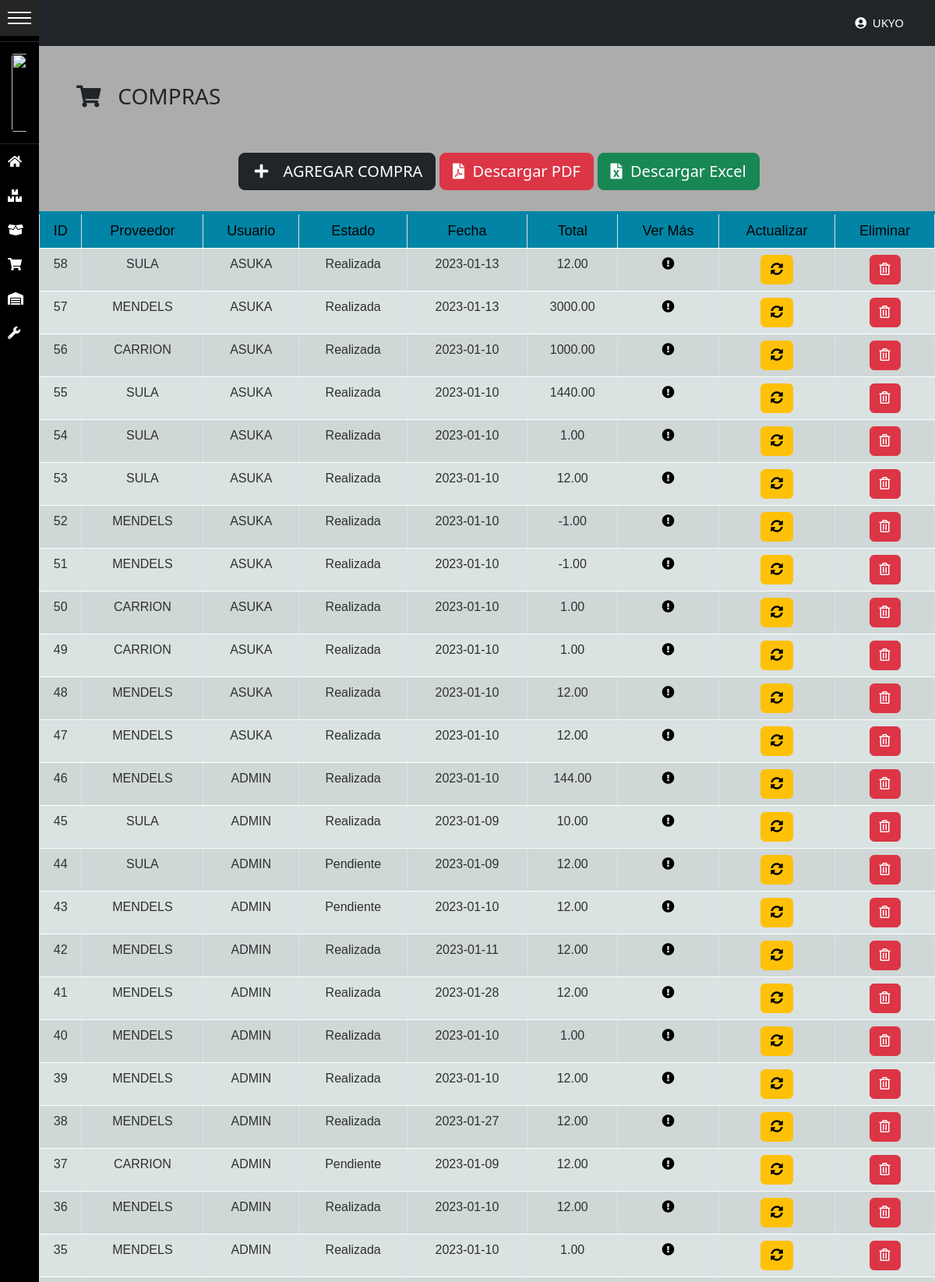
Page /compras/ (signed in, upper part) on the committed database.
### tables this page shows
CREATE TABLE IF NOT EXISTS `compras` (
  `id_compra` int(11) NOT NULL AUTO_INCREMENT,
  `id_proveedor` int(11) NOT NULL,
  `id_usuario` int(11) NOT NULL,
  `estado_compra` enum('Realizada','Pendiente','Anulada') NOT NULL,
  `fech_compra` date NOT NULL,
  `total_compra` decimal(10,2) NOT NULL,
  PRIMARY KEY (`id_compra`),
  KEY `FK_compra_proveedor_idx` (`id_proveedor`),
  KEY `FK_compra_usu_idx` (`id_usuario`),
  CONSTRAINT `FK_compras_Proveedores` FOREIGN KEY (`id_proveedor`) REFERENCES `proveedores` (`id_proveedor`),
  CONSTRAINT `FK_compras_usuarios` FOREIGN KEY (`id_usuario`) REFERENCES `usuarios` (`id_usuario`)
);

CREATE TABLE IF NOT EXISTS `proveedores` (
  `id_proveedor` int(11) NOT NULL AUTO_INCREMENT,
  `nom_proveedor` varchar(45) NOT NULL,
  `rtn_proveedor` varchar(50) NOT NULL,
  `tel_proveedor` varchar(50) NOT NULL,
  `correo_proveedor` varchar(45) NOT NULL,
  `dir_proveedor` varchar(255) NOT NULL,
  PRIMARY KEY (`id_proveedor`) USING BTREE
);

CREATE TABLE IF NOT EXISTS `usuarios` (
  `id_usuario` int(11) NOT NULL AUTO_INCREMENT,
  `usuario` varchar(50) NOT NULL,
  `nombre_usuario` varchar(100) NOT NULL,
  `estado_usuario` enum('Activo','Inactivo','Bloqueado') NOT NULL,
  `contrasena` varchar(100) NOT NULL,
  `id_rol` int(11) DEFAULT NULL,
  `fecha_ultima_conexion` datetime DEFAULT NULL,
  `correo_electronico` varchar(50) NOT NULL,
  `foto_usuario` varchar(400) DEFAULT NULL,
  `creado_por` varchar(30) NOT NULL,
  `fecha_creacion` datetime NOT NULL,
  `modificado_por` varchar(30) DEFAULT NULL,
  `fecha_modificacion` datetime DEFAULT NULL,
  PRIMARY KEY (`id_usuario`),
  KEY `FK_usuarios_roles` (`id_rol`),
  CONSTRAINT `FK_usuarios_roles` FOREIGN KEY (`id_rol`) REFERENCES `roles` (`id_rol`) ON DELETE NO ACTION ON UPDATE NO ACTION
);

### controladores/vistasControlador.php (called while the page is built, shortened)
<?php
	class vistasControlador extends vistasModelo{
		public function obtener_plantilla_controlador(){
			return require_once "./vistas/plantilla.php";
		}
	}

### index.php (called while the page is built, shortened)
<?php
	require_once "./controladores/vistasControlador.php";
	$plantilla = new vistasControlador();
	$plantilla->obtener_plantilla_controlador();

### config/conexion.php (called while the page is built, shortened)
<?php
class ConexionBD{
    protected $manejador = "mysql";
    private static $servidor = "localhost";
    private static $usuario = "root";
    private static $pass = "";
    protected $db_name = "sistema_inventario";
    protected function getConexion(){
        try{
            $parametros=array(PDO::ATTR_PERSISTENT=>true,PDO::MYSQL_ATTR_INIT_COMMAND=>"SET NAMES utf8");
            $this->conexion=new PDO($this->manejador.":host=".self::$servidor.";dbname=".$this->db_name,self::$usuario,self::$pass,$parametros);
            return $this->conexion;
        }
        catch(PDOException $e){
            echo 'Error en la conexion a la BD :'.$e->getMessage();
        }
    }
}

### modelos/DatosTablas/obtenerDatosCompras.php (called while the page is built, shortened)
<?php
if(isset($peticion)){
    require_once("../config/conexion.php");
}else{
    require_once("./config/conexion.php");
}
class obtenerDatosCompras extends ConexionBD{
    public function datosCompras(){
        $sql="SELECT c.id_compra, p.nom_proveedor, u.usuario,c.estado_compra, c.fech_compra, c.total_compra
        FROM compras c
        inner join proveedores p on p.id_proveedor=c.id_proveedor
        inner join usuarios u on u.id_usuario=c.id_usuario
        order by c.id_compra desc";
        $resultado=$this->conexion->query($sql) or die ($sql);
        return $resultado;
    }
}

### vistas/contenidos/compras-view.php (the view, shortened to what this page needs)
<?php
include("./modelos/DatosTablas/obtenerDatosCompras.php");
?>
<h3 style="padding:3rem;"><i class="fas fa-shopping-cart"></i> &nbsp; COMPRAS </h3>
<div class="botones-proveedores">
    <a href="<?php echo SERVERURL?>nuevacompra/"><div class="btn btn-dark btn-lg"><i class="fas fa-plus fa-fw"></i> &nbsp; AGREGAR COMPRA</div></a>
	<button type="submit" class="btn btn-danger mx-auto btn-lg"><i class="fas fa-file-pdf"></i> &nbsp;Descargar PDF</button>
    <button type="submit" class="btn btn-success mx-auto btn-lg"><i class="fas fa-file-excel"></i> &nbsp;Descargar Excel</button>
</div>
<br>
<div class="table-responsive">
    <table id="datos-usuario" class="table table-bordered table-striped text-center">
        <thead>
            <tr>
                <th>ID</th>
                <th>Proveedor</th>
                <th>Usuario</th>
                <th>Estado</th>
                <th>Fecha</th>
                <th>Total</th>
                <th>Ver Más</th>
                <th>Actualizar</th>
                <th>Eliminar</th>
            </tr>
        </thead>
        <tbody>
			<?php
                $datos=new obtenerDatosCompras();
                $resultado=$datos->datosCompras();
                foreach ($resultado as $fila){
            ?>
            <tr>
                <td><?php echo $fila['id_compra']; ?></td>
                <td><?php echo $fila['nom_proveedor']; ?></td>
                <td><?php echo $fila['usuario']; ?></td>
                <td><?php echo $fila['estado_compra']; ?></td>
                <td><?php echo $fila['fech_compra']; ?></td>
                <td><?php echo $fila['total_compra']; ?></td>
                <td><a href="<?php echo SERVERURL; ?>detallecompras/<?php echo $fila['id_compra']?>">
                <i class="fas fa-exclamation-circle" style="color:black; justify-items:center;"></i></a></td>
                <td><button class="btn btn-warning" data-bs-toggle="modal" data-bs-target="#ModalAct<?php echo $fila['id_compra'];?>">
					<i class="fas fa-sync-alt"></i>
                </button></td>
                <td>
                <button type="submit" class="btn btn-danger">
						<i class="far fa-trash-alt"></i>
					</button></td>
                </tr>
            <?php
                    }
            ?>
        </tbody>
    </table>
</div>

### vistas/css/estilos-login.css (style rules this page uses)
body { background-image: url('https://www.google.com/url?sa=i&url=https%3A%2F%2Fwww.wallpaperbetter.com%2Fes%2Fhd-wallpaper-abmce&psig=AOvVaw3Fui4GwbWTbyM78mKEoObn&ust=1672596080191000&source=images&cd=vfe&ved=0CBAQjRxqFwoTCOjL5oy4pPwCFQAAAAAdAAAAABAD'); background-color: #cccccc; }

### vistas/css/estilos-vistas.css (style rules this page uses)
.botones-proveedores { padding-left: 16rem; }
#datos-usuario { font-family: "Lucida Sans Unicode", "Lucida Grande", Sans-Serif; font-size: 16px; text-align: left; border-collapse: collapse; }
#datos-usuario th { font-size: 18px; font-weight: normal; padding: 8px; background: #0184a5; border-top: 4px solid #0184a5; border-bottom: 1px solid #fff; color: rgb(0, 0, 0); }
#datos-usuario td { padding: 8px; background: #dae2e2; border-bottom: 1px solid #fff; color: rgb(47, 48, 48); border-top: 1px solid transparent; }

### vistas/css/navlateral.css (style rules this page uses)
:root { --width:280px; --pading:10px; --bgcoolor:rgb(0, 0, 0); --hovercolor:rgb(37, 37, 37); --width-collapsed:50px; }
body { background-color: #acacac; font-size:18px; padding:0; margin: 0; margin-left:var(--width-collapsed); }

### rows in the picture
compras: id_compra "58", id_proveedor.nom_proveedor "SULA", id_usuario.usuario "ASUKA", estado_compra "Realizada", fech_compra "2023-01-13", total_compra "12.00"
compras: id_compra "57", id_proveedor.nom_proveedor "MENDELS", id_usuario.usuario "ASUKA", estado_compra "Realizada", fech_compra "2023-01-13", total_compra "3000.00"
compras: id_compra "56", id_proveedor.nom_proveedor "CARRION", id_usuario.usuario "ASUKA", estado_compra "Realizada", fech_compra "2023-01-10", total_compra "1000.00"
compras: id_compra "55", id_proveedor.nom_proveedor "SULA", id_usuario.usuario "ASUKA", estado_compra "Realizada", fech_compra "2023-01-10", total_compra "1440.00"
compras: id_compra "54", id_proveedor.nom_proveedor "SULA", id_usuario.usuario "ASUKA", estado_compra "Realizada", fech_compra "2023-01-10", total_compra "1.00"
compras: id_compra "53", id_proveedor.nom_proveedor "SULA", id_usuario.usuario "ASUKA", estado_compra "Realizada", fech_compra "2023-01-10", total_compra "12.00"
compras: id_compra "52", id_proveedor.nom_proveedor "MENDELS", id_usuario.usuario "ASUKA", estado_compra "Realizada", fech_compra "2023-01-10", total_compra "-1.00"
compras: id_compra "51", id_proveedor.nom_proveedor "MENDELS", id_usuario.usuario "ASUKA", estado_compra "Realizada", fech_compra "2023-01-10", total_compra "-1.00"
compras: id_compra "50", id_proveedor.nom_proveedor "CARRION", id_usuario.usuario "ASUKA", estado_compra "Realizada", fech_compra "2023-01-10", total_compra "1.00"
compras: id_compra "49", id_proveedor.nom_proveedor "CARRION", id_usuario.usuario "ASUKA", estado_compra "Realizada", fech_compra "2023-01-10", total_compra "1.00"
compras: id_compra "48", id_proveedor.nom_proveedor "MENDELS", id_usuario.usuario "ASUKA", estado_compra "Realizada", fech_compra "2023-01-10", total_compra "12.00"
compras: id_compra "47", id_proveedor.nom_proveedor "MENDELS", id_usuario.usuario "ASUKA", estado_compra "Realizada", fech_compra "2023-01-10", total_compra "12.00"
compras: id_compra "46", id_proveedor.nom_proveedor "MENDELS", id_usuario.usuario "ADMIN", estado_compra "Realizada", fech_compra "2023-01-10", total_compra "144.00"
compras: id_compra "45", id_proveedor.nom_proveedor "SULA", id_usuario.usuario "ADMIN", estado_compra "Realizada", fech_compra "2023-01-09", total_compra "10.00"
compras: id_compra "44", id_proveedor.nom_proveedor "SULA", id_usuario.usuario "ADMIN", estado_compra "Pendiente", fech_compra "2023-01-09", total_compra "12.00"
compras: id_compra "43", id_proveedor.nom_proveedor "MENDELS", id_usuario.usuario "ADMIN", estado_compra "Pendiente", fech_compra "2023-01-10", total_compra "12.00"
compras: id_compra "42", id_proveedor.nom_proveedor "MENDELS", id_usuario.usuario "ADMIN", estado_compra "Realizada", fech_compra "2023-01-11", total_compra "12.00"
compras: id_compra "41", id_proveedor.nom_proveedor "MENDELS", id_usuario.usuario "ADMIN", estado_compra "Realizada", fech_compra "2023-01-28", total_compra "12.00"
compras: id_compra "40", id_proveedor.nom_proveedor "MENDELS", id_usuario.usuario "ADMIN", estado_compra "Realizada", fech_compra "2023-01-10", total_compra "1.00"
compras: id_compra "39", id_proveedor.nom_proveedor "MENDELS", id_usuario.usuario "ADMIN", estado_compra "Realizada", fech_compra "2023-01-10", total_compra "12.00"
compras: id_compra "38", id_proveedor.nom_proveedor "MENDELS", id_usuario.usuario "ADMIN", estado_compra "Realizada", fech_compra "2023-01-27", total_compra "12.00"
compras: id_compra "37", id_proveedor.nom_proveedor "CARRION", id_usuario.usuario "ADMIN", estado_compra "Pendiente", fech_compra "2023-01-09", total_compra "12.00"
compras: id_compra "36", id_proveedor.nom_proveedor "MENDELS", id_usuario.usuario "ADMIN", estado_compra "Realizada", fech_compra "2023-01-10", total_compra "12.00"
compras: id_compra "35", id_proveedor.nom_proveedor "MENDELS", id_usuario.usuario "ADMIN", estado_compra "Realizada", fech_compra "2023-01-10", total_compra "1.00"

### other values in the picture
$_SESSION['usuario_login'] "UKYO"
